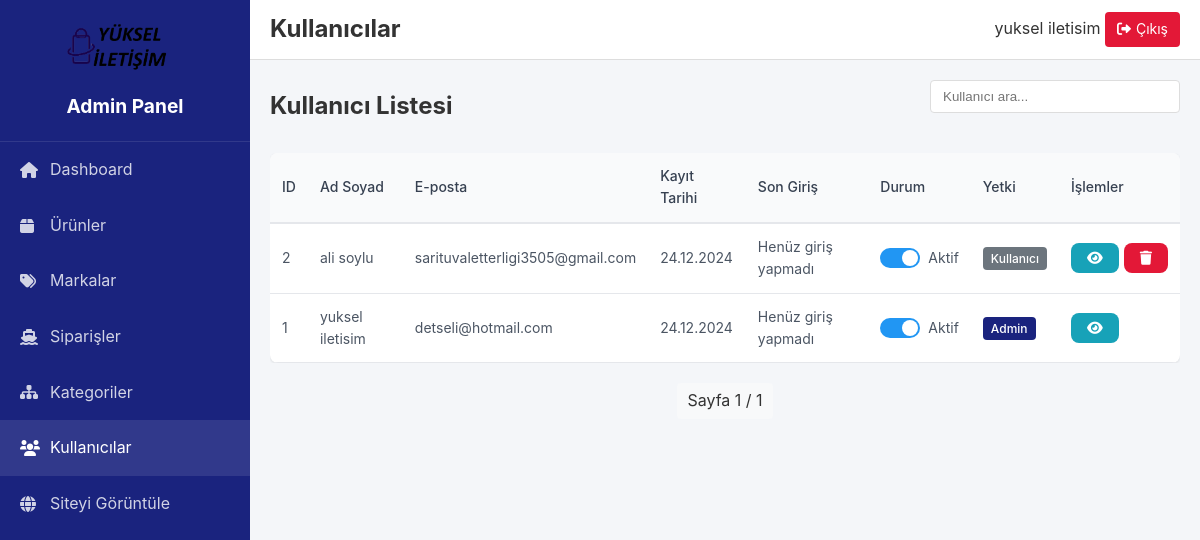
The app's page /admin/users (signed in) with its own data.
### backend/models.py (models this page shows, shortened)
class User(UserMixin, db.Model):
    id = db.Column(db.Integer, primary_key=True)
    email = db.Column(db.String(120), unique=True, nullable=False)
    password_hash = db.Column(db.String(128))
    first_name = db.Column(db.String(50))
    last_name = db.Column(db.String(50))
    phone = db.Column(db.String(15))
    category_id = db.Column(db.Integer, db.ForeignKey('category.id'))  # Yeni eklendi
    is_active = db.Column(db.Boolean, default=True)
    is_admin = db.Column(db.Boolean, default=False)
    created_at = db.Column(db.DateTime, default=datetime.utcnow)
    last_login = db.Column(db.DateTime)

### backend/routes/admin.py (the view)
@admin_bp.route('/users')
@login_required
@admin_required
def users():
    page = request.args.get('page', 1, type=int)
    users = User.query.order_by(User.created_at.desc()).paginate(
        page=page, per_page=20)
    return render_template('admin/users.html', users=users)

### backend/routes/admin.py (called while the page is built)
def admin_required(f):
    @wraps(f)
    def decorated_function(*args, **kwargs):
        if not current_user.is_authenticated or not current_user.is_admin:
            flash('Bu sayfaya erişim yetkiniz yok.', 'error')
            return redirect(url_for('index'))
        return f(*args, **kwargs)
    return decorated_function

### backend/templates/admin/users.html (shortened to what this page needs)
{% extends 'admin/base.html' %}
{% block page_title %}Kullanıcılar{% endblock %}
{% block content %}
<div class="content-header">
    <h2>Kullanıcı Listesi</h2>
    <div class="actions">
        <div class="search-box">
            <input type="text" id="userSearch" placeholder="Kullanıcı ara..." class="search-input">
        </div>
    </div>
</div>
<div class="table-responsive">
    <table class="data-table">
        <thead>
            <tr>
                <th>ID</th>
                <th>Ad Soyad</th>
                <th>E-posta</th>
                <th>Kayıt Tarihi</th>
                <th>Son Giriş</th>
                <th>Durum</th>
                <th>Yetki</th>
                <th>İşlemler</th>
            </tr>
        </thead>
        <tbody>
            {% for user in users.items %}
            <tr data-user-id="{{ user.id }}">
                <td>{{ user.id }}</td>
                <td>{{ user.first_name }} {{ user.last_name }}</td>
                <td>{{ user.email }}</td>
                <td>{{ user.created_at.strftime('%d.%m.%Y') }}</td>
                <td>
                    {% if user.last_login %}
                        {{ user.last_login.strftime('%d.%m.%Y %H:%M') }}
                    {% else %}
                        Henüz giriş yapmadı
                    {% endif %}
                </td>
                <td>
                    <div class="status-toggle">
                        <label class="switch">
                            <span class="slider round"></span>
                        </label>
                        <span class="status-text">{{ 'Aktif' if user.is_active else 'Pasif' }}</span>
                    </div>
                </td>
                <td>
                    <span class="badge {{ 'badge-primary' if user.is_admin else 'badge-secondary' }}">
                        {{ 'Admin' if user.is_admin else 'Kullanıcı' }}
                    </span>
                </td>
                <td>
                    <div class="action-buttons">
                        <button onclick="showUserDetails('{{ user.id }}')" class="btn btn-sm btn-info">
                            <i class="fas fa-eye"></i>
                        </button>
                        {% if not user.is_admin %}
                        <button onclick="deleteUser('{{ user.id }}')" class="btn btn-sm btn-danger">
                            <i class="fas fa-trash"></i>
                        </button>
                        {% endif %}
                    </div>
                </td>
            </tr>
            {% endfor %}
        </tbody>
    </table>
</div>
<div class="pagination">
    <span class="current-page">Sayfa {{ users.page }} / {{ users.pages }}</span>
</div>
{% endblock %}

### backend/templates/admin/base.html (shortened to what this page needs)
<!DOCTYPE html>
<html lang="tr">
<head>
    <link rel="stylesheet" href="https://cdnjs.cloudflare.com/ajax/libs/font-awesome/6.0.0/css/all.min.css">
    <link rel="stylesheet" href="{{ url_for('static', filename='css/admin.css') }}">
</head>
<body>
    <div class="admin-container">
        <aside class="admin-sidebar">
            <div class="sidebar-header">
                <img src="{{ url_for('static', filename='images/default-logo.png') }}" alt="Logo" class="admin-logo">
                <h1>Admin Panel</h1>
            </div>
            <nav class="sidebar-nav">
                <ul>
                    <li>
                        <a href="{{ url_for('admin.dashboard') }}" {% if request.endpoint == 'admin.dashboard' %}class="active"{% endif %}>
                            <i class="fas fa-home"></i>
                            <span>Dashboard</span>
                        </a>
                    </li>
                    <li>
                        <a href="{{ url_for('admin.products') }}" {% if request.endpoint == 'admin.products' %}class="active"{% endif %}>
                            <i class="fas fa-box"></i>
                            <span>Ürünler</span>
                        </a>
                    </li>
                    <li>
                        <a href="{{ url_for('admin.brands') }}" {% if request.endpoint == 'admin.brands' %}class="active"{% endif %}>
                            <i class="fas fa-tags"></i>
                            <span>Markalar</span>
                        </a>
                    </li>
                    <li>
                        <a href="{{ url_for('admin.orders') }}" {% if request.endpoint == 'admin.orders' %}class="active"{% endif %}>
                            <i class="fas fa-ship"></i>
                            <span>Siparişler</span>
                        </a>
                    </li>
                    <li>
                        <a href="{{ url_for('admin.categories') }}" {% if request.endpoint == 'admin.categories' %}class="active"{% endif %}>
                            <i class="fas fa-sitemap"></i>
                            <span>Kategoriler</span>
                        </a>
                    </li>
                    <li>
                        <a href="{{ url_for('admin.users') }}" {% if request.endpoint == 'admin.users' %}class="active"{% endif %}>
                            <i class="fas fa-users"></i>
                            <span>Kullanıcılar</span>
                        </a>
                    </li>
                    <li>
                        <a href="{{ url_for('index') }}" target="_blank">
                            <i class="fas fa-globe"></i>
                            <span>Siteyi Görüntüle</span>
                        </a>
                    </li>
                </ul>
            </nav>
        </aside>
        <main class="admin-main">
            <header class="admin-header">
                <div class="header-left">
                    <h2>{% block page_title %}{% endblock %}</h2>
                </div>
                <div class="header-right">
                    <div class="admin-user">
                        <span>{{ current_user.first_name }} {{ current_user.last_name }}</span>
                        <a href="{{ url_for('logout') }}" class="logout-btn">
                            <i class="fas fa-sign-out-alt"></i>
                            Çıkış
                        </a>
                    </div>
                </div>
            </header>
            <div class="admin-content">
                {% block content %}{% endblock %}
            </div>
        </main>
    </div>
</body>
</html>

### backend/static/css/admin.css (style rules this page uses)
:root { --sidebar-width: 250px; --header-height: 60px; --primary-color: #1a237e; --secondary-color: #e31837; --text-color: #333; --bg-color: #f4f6f9; --border-color: #ddd; }
* { margin: 0; padding: 0; box-sizing: border-box; }
body { font-family: -apple-system, BlinkMacSystemFont, 'Segoe UI', Roboto, Oxygen, Ubuntu, Cantarell, sans-serif; background: var(--bg-color); color: var(--text-color); line-height: 1.6; }
.admin-container { display: flex; min-height: 100vh; }
.admin-sidebar { width: var(--sidebar-width); background: var(--primary-color); color: white; position: fixed; height: 100vh; overflow-y: auto; }
.sidebar-header { padding: 20px; text-align: center; border-bottom: 1px solid rgba(255,255,255,0.1); }
.admin-logo { max-width: 120px; margin-bottom: 10px; }
.sidebar-header h1 { font-size: 1.2rem; margin: 0; }
.sidebar-nav ul { list-style: none; padding: 0; }
.sidebar-nav a { display: flex; align-items: center; padding: 15px 20px; color: rgba(255,255,255,0.8); text-decoration: none; transition: all 0.3s; }
.sidebar-nav a:hover, .sidebar-nav a.active { background: rgba(255,255,255,0.1); color: white; }
.sidebar-nav i { width: 20px; margin-right: 10px; }
.admin-main { flex: 1; margin-left: var(--sidebar-width); }
.admin-header { height: var(--header-height); background: white; border-bottom: 1px solid var(--border-color); display: flex; align-items: center; justify-content: space-between; padding: 0 20px; position: sticky; top: 0; z-index: 100; }
.admin-content { padding: 20px; }
.btn { display: inline-flex; align-items: center; padding: 8px 16px; border-radius: 4px; border: none; font-size: 14px; cursor: pointer; text-decoration: none; transition: background-color 0.3s; }
.logout-btn { display: inline-flex; align-items: center; gap: 5px; padding: 6px 12px; border-radius: 4px; background: var(--secondary-color); color: white; text-decoration: none; font-size: 14px; }
.table-responsive { overflow-x: auto; }
.data-table { width: 100%; border-collapse: collapse; background: white; border-radius: 8px; overflow: hidden; box-shadow: 0 1px 3px rgba(0,0,0,0.1); }
.data-table th, .data-table td { padding: 12px 15px; text-align: left; border-bottom: 1px solid var(--border-color); }
.data-table th { background: #f8f9fa; font-weight: 600; }
.content-header { display: flex; justify-content: space-between; align-items: center; margin-bottom: 20px; }
.badge { padding: 4px 8px; border-radius: 4px; font-size: 12px; font-weight: 500; }
.action-buttons { display: flex; gap: 5px; }
.btn-sm { padding: 4px 8px; font-size: 12px; }
.btn-danger { background: var(--secondary-color); color: white; }
.pagination { display: flex; justify-content: center; align-items: center; gap: 10px; margin-top: 20px; }
.current-page { padding: 5px 10px; background: #f8f9fa; border-radius: 4px; }
.badge { padding: 6px 12px; border-radius: 4px; font-weight: 500; }
.badge-primary { background: #cce5ff; color: #004085; }
.data-table { width: 100%; border-collapse: separate; border-spacing: 0; }
.data-table th { background: #f9fafb; color: #374151; font-weight: 500; text-align: left; padding: 12px; font-size: 0.875rem; border-bottom: 2px solid #e5e7eb; }
.data-table td { padding: 12px; color: #4b5563; font-size: 0.875rem; border-bottom: 1px solid #e5e7eb; }
.badge { padding: 4px 8px; border-radius: 6px; font-size: 0.75rem; font-weight: 500; text-align: center; }
.btn { padding: 8px 16px; border-radius: 8px; font-size: 0.875rem; font-weight: 500; display: inline-flex; align-items: center; gap: 8px; transition: all 0.2s ease; }

### records on screen
User: first_name "yuksel", last_name "iletisim", id "1", email "detseli@hotmail.com", created_at "24.12.2024", shows "Henüz giriş yapmadı", is_active "Aktif", is_admin "Admin"
User: id "2", first_name "ali", last_name "soylu", email "sarituvaletterligi3505@gmail.com", created_at "24.12.2024", shows "Henüz giriş yapmadı", is_active "Aktif", is_admin "Kullanıcı"

### other values on screen
{{ users.page }} "1"
{{ users.pages }} "1"
